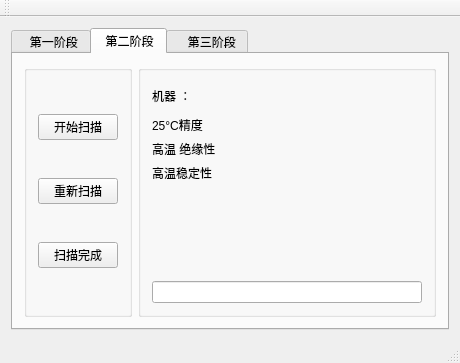
<?xml version="1.0" encoding="UTF-8"?>
<ui version="4.0">
 <class>MainWindow</class>
 <widget class="QMainWindow" name="MainWindow">
  <property name="geometry">
   <rect>
    <x>0</x>
    <y>0</y>
    <width>460</width>
    <height>363</height>
   </rect>
  </property>
  <property name="windowTitle">
   <string>MainWindow</string>
  </property>
  <widget class="QWidget" name="centralWidget">
   <layout class="QVBoxLayout" name="verticalLayout_3">
    <item>
     <widget class="QTabWidget" name="tabWidget">
      <property name="currentIndex">
       <number>1</number>
      </property>
      <widget class="QWidget" name="tab">
       <attribute name="title">
        <string>  第一阶段</string>
       </attribute>
       <layout class="QHBoxLayout" name="horizontalLayout">
        <item>
         <widget class="QGroupBox" name="groupBox_2">
          <property name="title">
           <string/>
          </property>
          <layout class="QVBoxLayout" name="verticalLayout_2">
           <item>
            <widget class="QPushButton" name="pushButton">
             <property name="text">
              <string>开始扫描</string>
             </property>
            </widget>
           </item>
           <item>
            <widget class="QPushButton" name="pushButton_2">
             <property name="text">
              <string>重新扫描</string>
             </property>
            </widget>
           </item>
           <item>
            <widget class="QPushButton" name="pushButton_3">
             <property name="text">
              <string>扫描完成</string>
             </property>
            </widget>
           </item>
          </layout>
         </widget>
        </item>
        <item>
         <widget class="QGroupBox" name="groupBox">
          <property name="title">
           <string/>
          </property>
          <layout class="QVBoxLayout" name="verticalLayout">
           <item>
            <layout class="QHBoxLayout" name="horizontalLayout_2">
             <item>
              <widget class="QLabel" name="label">
               <property name="text">
                <string>机器 ：</string>
               </property>
              </widget>
             </item>
             <item>
              <widget class="QLabel" name="label_4">
               <property name="text">
                <string>&lt;html&gt;&lt;head/&gt;&lt;body&gt;&lt;p&gt;&lt;br/&gt;&lt;/p&gt;&lt;/body&gt;&lt;/html&gt;</string>
               </property>
              </widget>
             </item>
            </layout>
           </item>
           <item>
            <layout class="QGridLayout" name="gridLayout">
             <item row="1" column="0">
              <widget class="QLabel" name="label_3">
               <property name="text">
                <string>1级精度</string>
               </property>
              </widget>
             </item>
             <item row="2" column="0">
              <widget class="QLabel" name="label_7">
               <property name="text">
                <string>2级精度</string>
               </property>
              </widget>
             </item>
             <item row="0" column="0">
              <widget class="QLabel" name="label_2">
               <property name="text">
                <string>常温绝缘性</string>
               </property>
              </widget>
             </item>
             <item row="1" column="1">
              <widget class="QLabel" name="label_6">
               <property name="text">
                <string/>
               </property>
              </widget>
             </item>
             <item row="2" column="1">
              <widget class="QLabel" name="label_8">
               <property name="text">
                <string/>
               </property>
              </widget>
             </item>
             <item row="0" column="1">
              <widget class="QLabel" name="label_5">
               <property name="text">
                <string/>
               </property>
              </widget>
             </item>
            </layout>
           </item>
           <item>
            <spacer name="verticalSpacer">
             <property name="orientation">
              <enum>Qt::Vertical</enum>
             </property>
             <property name="sizeHint" stdset="0">
              <size>
               <width>20</width>
               <height>40</height>
              </size>
             </property>
            </spacer>
           </item>
           <item>
            <widget class="QLineEdit" name="lineEdit_4"/>
           </item>
          </layout>
         </widget>
        </item>
       </layout>
      </widget>
      <widget class="QWidget" name="tab_2">
       <attribute name="title">
        <string> 第二阶段</string>
       </attribute>
       <layout class="QHBoxLayout" name="horizontalLayout_4">
        <item>
         <widget class="QGroupBox" name="groupBox_3">
          <property name="title">
           <string/>
          </property>
          <layout class="QVBoxLayout" name="verticalLayout_4">
           <item>
            <widget class="QPushButton" name="pushButton_4">
             <property name="text">
              <string>开始扫描</string>
             </property>
            </widget>
           </item>
           <item>
            <widget class="QPushButton" name="pushButton_5">
             <property name="text">
              <string>重新扫描</string>
             </property>
            </widget>
           </item>
           <item>
            <widget class="QPushButton" name="pushButton_6">
             <property name="text">
              <string>扫描完成</string>
             </property>
            </widget>
           </item>
          </layout>
         </widget>
        </item>
        <item>
         <widget class="QGroupBox" name="groupBox_4">
          <property name="title">
           <string/>
          </property>
          <layout class="QVBoxLayout" name="verticalLayout_5">
           <item>
            <layout class="QHBoxLayout" name="horizontalLayout_3">
             <item>
              <widget class="QLabel" name="label_11">
               <property name="text">
                <string>机器 ：</string>
               </property>
              </widget>
             </item>
             <item>
              <widget class="QLabel" name="label_12">
               <property name="text">
                <string>&lt;html&gt;&lt;head/&gt;&lt;body&gt;&lt;p&gt;&lt;br/&gt;&lt;/p&gt;&lt;/body&gt;&lt;/html&gt;</string>
               </property>
              </widget>
             </item>
            </layout>
           </item>
           <item>
            <layout class="QGridLayout" name="gridLayout_2">
             <item row="2" column="0">
              <widget class="QLabel" name="label_14">
               <property name="text">
                <string>高温稳定性</string>
               </property>
              </widget>
             </item>
             <item row="0" column="0">
              <widget class="QLabel" name="label_15">
               <property name="text">
                <string>25°C精度</string>
               </property>
              </widget>
             </item>
             <item row="1" column="0">
              <widget class="QLabel" name="label_13">
               <property name="text">
                <string>高温 绝缘性</string>
               </property>
              </widget>
             </item>
             <item row="2" column="1">
              <widget class="QLabel" name="label_16">
               <property name="text">
                <string/>
               </property>
              </widget>
             </item>
             <item row="0" column="1">
              <widget class="QLabel" name="label_17">
               <property name="text">
                <string/>
               </property>
              </widget>
             </item>
             <item row="1" column="1">
              <widget class="QLabel" name="label_19">
               <property name="text">
                <string/>
               </property>
              </widget>
             </item>
            </layout>
           </item>
           <item>
            <spacer name="verticalSpacer_2">
             <property name="orientation">
              <enum>Qt::Vertical</enum>
             </property>
             <property name="sizeHint" stdset="0">
              <size>
               <width>20</width>
               <height>40</height>
              </size>
             </property>
            </spacer>
           </item>
           <item>
            <widget class="QLineEdit" name="lineEdit_5"/>
           </item>
          </layout>
         </widget>
        </item>
       </layout>
      </widget>
      <widget class="QWidget" name="tab_3">
       <attribute name="title">
        <string>   第三阶段</string>
       </attribute>
       <layout class="QHBoxLayout" name="horizontalLayout_6">
        <item>
         <widget class="QGroupBox" name="groupBox_5">
          <property name="title">
           <string/>
          </property>
          <layout class="QVBoxLayout" name="verticalLayout_6">
           <item>
            <widget class="QPushButton" name="pushButton_7">
             <property name="text">
              <string>开始扫描</string>
             </property>
            </widget>
           </item>
           <item>
            <widget class="QPushButton" name="pushButton_8">
             <property name="text">
              <string>重新扫描</string>
             </property>
            </widget>
           </item>
           <item>
            <widget class="QPushButton" name="pushButton_9">
             <property name="text">
              <string>扫描完成</string>
             </property>
            </widget>
           </item>
          </layout>
         </widget>
        </item>
        <item>
         <widget class="QGroupBox" name="groupBox_6">
          <property name="title">
           <string/>
          </property>
          <layout class="QVBoxLayout" name="verticalLayout_7">
           <item>
            <layout class="QHBoxLayout" name="horizontalLayout_5">
             <item>
              <widget class="QLabel" name="label_21">
               <property name="text">
                <string>机器 ：</string>
               </property>
              </widget>
             </item>
             <item>
              <widget class="QLabel" name="label_22">
               <property name="text">
                <string>&lt;html&gt;&lt;head/&gt;&lt;body&gt;&lt;p&gt;&lt;br/&gt;&lt;/p&gt;&lt;/body&gt;&lt;/html&gt;</string>
               </property>
              </widget>
             </item>
            </layout>
           </item>
           <item>
            <layout class="QGridLayout" name="gridLayout_3">
             <item row="3" column="1">
              <widget class="QLabel" name="label_30">
               <property name="text">
                <string/>
               </property>
              </widget>
             </item>
             <item row="2" column="0">
              <widget class="QLabel" name="label_24">
               <property name="text">
                <string>T2</string>
               </property>
              </widget>
             </item>
             <item row="0" column="1">
              <widget class="QLabel" name="label_27">
               <property name="text">
                <string/>
               </property>
              </widget>
             </item>
             <item row="1" column="1">
              <widget class="QLabel" name="label_29">
               <property name="text">
                <string/>
               </property>
              </widget>
             </item>
             <item row="0" column="0">
              <widget class="QLabel" name="label_25">
               <property name="text">
                <string>精度</string>
               </property>
              </widget>
             </item>
             <item row="3" column="0">
              <widget class="QLabel" name="label_28">
               <property name="text">
                <string>T3</string>
               </property>
              </widget>
             </item>
             <item row="2" column="1">
              <widget class="QLabel" name="label_26">
               <property name="text">
                <string/>
               </property>
              </widget>
             </item>
             <item row="1" column="0">
              <widget class="QLabel" name="label_23">
               <property name="text">
                <string>T1</string>
               </property>
              </widget>
             </item>
             <item row="4" column="0">
              <widget class="QLabel" name="label_9">
               <property name="text">
                <string>T4</string>
               </property>
              </widget>
             </item>
             <item row="4" column="1">
              <widget class="QLabel" name="label_10">
               <property name="text">
                <string/>
               </property>
              </widget>
             </item>
            </layout>
           </item>
           <item>
            <spacer name="verticalSpacer_3">
             <property name="orientation">
              <enum>Qt::Vertical</enum>
             </property>
             <property name="sizeHint" stdset="0">
              <size>
               <width>20</width>
               <height>40</height>
              </size>
             </property>
            </spacer>
           </item>
           <item>
            <widget class="QLineEdit" name="lineEdit_6"/>
           </item>
          </layout>
         </widget>
        </item>
       </layout>
      </widget>
     </widget>
    </item>
   </layout>
  </widget>
  <widget class="QMenuBar" name="menuBar">
   <property name="geometry">
    <rect>
     <x>0</x>
     <y>0</y>
     <width>460</width>
     <height>23</height>
    </rect>
   </property>
  </widget>
  <widget class="QToolBar" name="mainToolBar">
   <attribute name="toolBarArea">
    <enum>TopToolBarArea</enum>
   </attribute>
   <attribute name="toolBarBreak">
    <bool>false</bool>
   </attribute>
  </widget>
  <widget class="QStatusBar" name="statusBar"/>
 </widget>
 <layoutdefault spacing="6" margin="11"/>
 <resources/>
 <connections/>
</ui>
